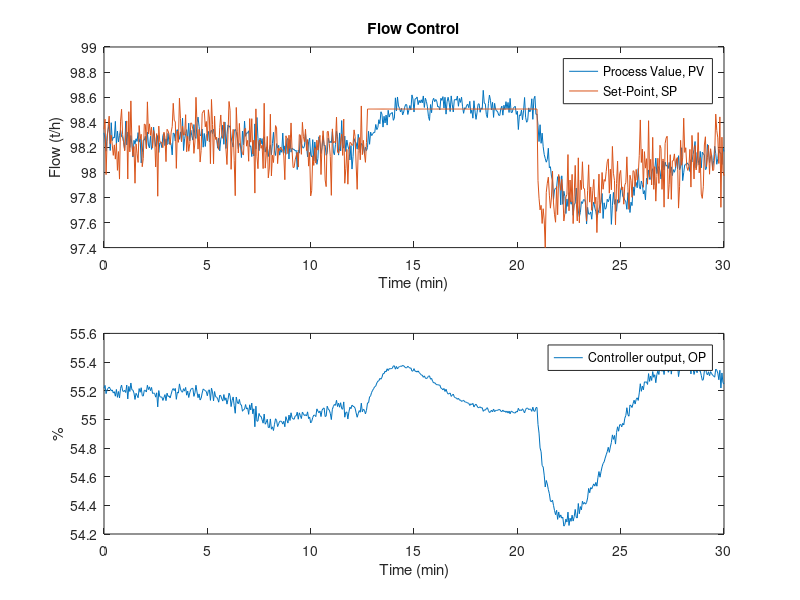

Recreate this plot in MATLAB.
clear all
clc

%% Get data from the log file
% Make sure to use the correct path for the log file
fileID=fopen('Logging.lst_fc1015_tuned_new.txt','r'); % This loads the data log file
for m = 1:35
    String_Row=fgetl(fileID); % Ignore first 35 rows in the txt file	
end

i = 1;    
while(ischar(String_Row));        % Continue until the end of file 
       String_Row=fgetl(fileID);  % Read row from txt file 
    if ischar(String_Row) ~= 0    
        Num_Vector = str2num(String_Row);   % Converts string number a vector 
        Data(i,:) = Num_Vector;             % Store rows into a "Data" Matrix
    end
     i = i + 1;
end
fclose(fileID); % Close the data log file 
%% Controller data
Time = Data(:,1);           % Time
PC1024 = Data(:,2:4);       % Controller: 24_PC1024
FC1005 = Data(:,5:7);       % Controller: 24_FC1005
FC1019 = Data(:,8:10);      % Controller: 24_FC1019
LC1016 = Data(:,11:13);     % Controller: 24_LC1016
LC1015 = Data(:,14:16);     % Controller: 24_LC1015
FC1015 = Data(:,17:19);     % Controller: 24_FC1015
LC1028 = Data(:,20:22);     % Controller: 24_LC1028
TC1015 = Data(:,23:25);     % Controller: 24_TC1015
TC1088 = Data(:,26:28);     % Controller: 24_TC1088
% Where the:
% First column is the Process Value, PV
% Second column is the Set-Point, SP
% Third column is the Control Signal, OP
% Ex. 
% PC1024(:,1) = Process Value, PV 
% PC1024(:,2) = Set-Point, SP
% PC1024(:,3) = Control signal, OP
%% Example plot
clf
subplot(2,1,1)
plot(Time./60,FC1015(:,1:2))
title('Flow Control')
legend('Process Value, PV', 'Set-Point, SP')
xlabel('Time (min)')
ylabel('Flow (t/h)')
subplot(2,1,2)
plot(Time./60,FC1015(:,3))
legend('Controller output, OP')
xlabel('Time (min)')
ylabel('%')